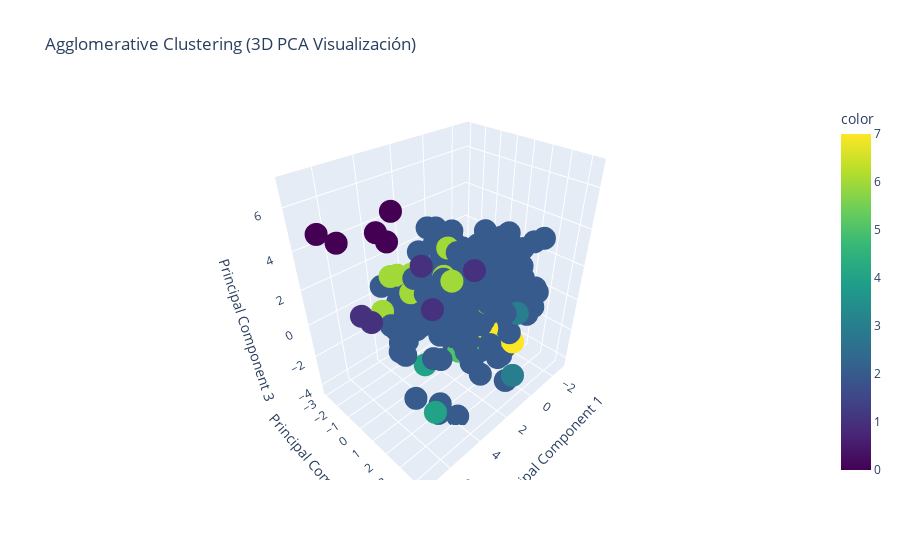

The cell this chart's notebook holds for it:
### Markdown cell above
Modelo con linkage = 'average', 8 clusters

### Code cell
ac3_av = AgglomerativeClustering(n_clusters = 8, linkage = 'average') 
labels3_av = ac3_av.fit_predict(X_principal)

# Visualización en 3D con plotly
fig = px.scatter_3d(
    X_pca3, x='P1', y='P2', z='P3', 
    color=labels3_av, 
    title='Agglomerative Clustering (3D PCA Visualización)',
    labels={'P1': 'Principal Component 1', 'P2': 'Principal Component 2', 'P3': 'Principal Component 3'},
    color_continuous_scale='Viridis'
)
fig.show()

# Evaluación del Modelo
sil_score = silhouette_score(X_principal, labels3_av)
davies_bouldin = davies_bouldin_score(X_principal, labels3_av)
print(f'Silhouette Score: {sil_score}')
print(f'Davies-Bouldin Score: {davies_bouldin}')

### Figure 1 — Plotly figure (JSON) as saved in the notebook; plotly's stock layout.template omitted (floating-point values rounded to 4 significant figures; data arrays with more than 128 entries replaced by an {"elided": "..."} marker saying what was removed)
{"data": [{"hovertemplate": "Principal Component 1=%{x}<br>Principal Component 2=%{y}<br>Principal Component 3=%{z}<br>color=%{marker.color}<extra></extra>", "legendgroup": "", "marker": {"color": {"elided": "849 int values"}, "coloraxis": "coloraxis", "symbol": "circle"}, "mode": "markers", "name": "", "scene": "scene", "showlegend": false, "type": "scatter3d", "x": {"elided": "849 float values"}, "y": {"elided": "849 float values"}, "z": {"elided": "849 float values"}}], "layout": {"coloraxis": {"colorbar": {"title": {"text": "color"}}, "colorscale": [[0, "#440154"], [0.1111, "#482878"], [0.2222, "#3e4989"], [0.3333, "#31688e"], [0.4444, "#26828e"], [0.5556, "#1f9e89"], [0.6667, "#35b779"], [0.7778, "#6ece58"], [0.8889, "#b5de2b"], [1, "#fde725"]]}, "legend": {"tracegroupgap": 0}, "scene": {"domain": {"x": [0, 1], "y": [0, 1]}, "xaxis": {"title": {"text": "Principal Component 1"}}, "yaxis": {"title": {"text": "Principal Component 2"}}, "zaxis": {"title": {"text": "Principal Component 3"}}}, "title": {"text": "Agglomerative Clustering (3D PCA Visualización)"}}}
